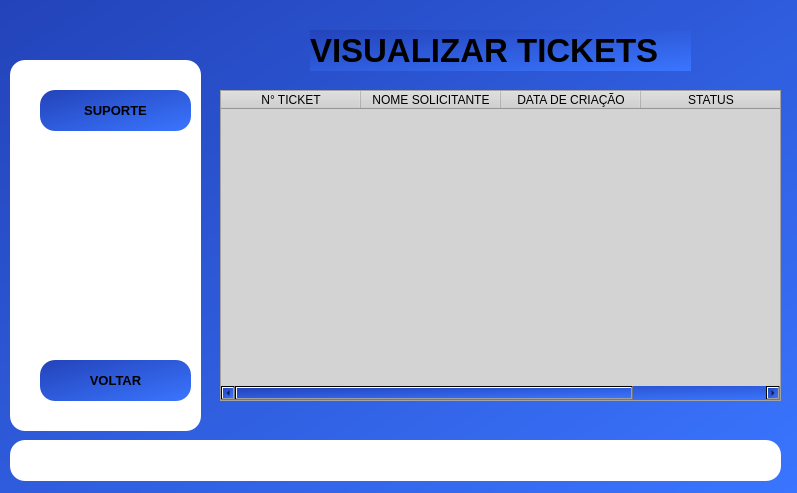
<?xml version="1.0" encoding="UTF-8"?>
<ui version="4.0">
 <class>MainWindow</class>
 <widget class="QMainWindow" name="MainWindow">
  <property name="geometry">
   <rect>
    <x>0</x>
    <y>0</y>
    <width>797</width>
    <height>493</height>
   </rect>
  </property>
  <property name="maximumSize">
   <size>
    <width>797</width>
    <height>493</height>
   </size>
  </property>
  <property name="windowTitle">
   <string>Visualizar Tickets</string>
  </property>
  <property name="styleSheet">
   <string notr="true">background-color: qlineargradient(spread:pad, x1:0, y1:0, x2:1, y2:1, stop:0 rgba(35, 67, 185, 255), stop:1 rgba(58, 117, 255, 255));</string>
  </property>
  <widget class="QWidget" name="centralwidget">
   <widget class="QLabel" name="menu">
    <property name="geometry">
     <rect>
      <x>10</x>
      <y>60</y>
      <width>191</width>
      <height>371</height>
     </rect>
    </property>
    <property name="styleSheet">
     <string notr="true">border-radius:15px;
background-color: rgb(255, 255, 255);</string>
    </property>
    <property name="text">
     <string/>
    </property>
   </widget>
   <widget class="QLabel" name="titulo">
    <property name="geometry">
     <rect>
      <x>310</x>
      <y>30</y>
      <width>381</width>
      <height>41</height>
     </rect>
    </property>
    <property name="font">
     <font>
      <pointsize>25</pointsize>
      <weight>75</weight>
      <bold>true</bold>
     </font>
    </property>
    <property name="styleSheet">
     <string notr="true"/>
    </property>
    <property name="text">
     <string>VISUALIZAR TICKETS</string>
    </property>
   </widget>
   <widget class="QPushButton" name="Bsuporte">
    <property name="geometry">
     <rect>
      <x>40</x>
      <y>90</y>
      <width>151</width>
      <height>41</height>
     </rect>
    </property>
    <property name="font">
     <font>
      <pointsize>10</pointsize>
      <weight>75</weight>
      <bold>true</bold>
     </font>
    </property>
    <property name="styleSheet">
     <string notr="true">border-radius: 15px;
background-color: qlineargradient(spread:pad, x1:0, y1:0, x2:1, y2:1, stop:0 rgba(35, 67, 185, 255), stop:1 rgba(58, 117, 255, 255));</string>
    </property>
    <property name="text">
     <string>SUPORTE</string>
    </property>
    <property name="icon">
     <iconset>
      <normaloff>icons/suporte-tecnico.png</normaloff>icons/suporte-tecnico.png</iconset>
    </property>
   </widget>
   <widget class="QLabel" name="fundologue">
    <property name="geometry">
     <rect>
      <x>10</x>
      <y>440</y>
      <width>771</width>
      <height>41</height>
     </rect>
    </property>
    <property name="styleSheet">
     <string notr="true">border-radius:15px;
background-color: rgb(255, 255, 255);</string>
    </property>
    <property name="text">
     <string/>
    </property>
   </widget>
   <widget class="QLabel" name="logue">
    <property name="geometry">
     <rect>
      <x>210</x>
      <y>450</y>
      <width>411</width>
      <height>21</height>
     </rect>
    </property>
    <property name="font">
     <font>
      <pointsize>10</pointsize>
      <weight>75</weight>
      <bold>true</bold>
     </font>
    </property>
    <property name="styleSheet">
     <string notr="true">background-color: rgb(255, 255, 255);</string>
    </property>
    <property name="text">
     <string/>
    </property>
   </widget>
   <widget class="QPushButton" name="Bvoltar">
    <property name="geometry">
     <rect>
      <x>40</x>
      <y>360</y>
      <width>151</width>
      <height>41</height>
     </rect>
    </property>
    <property name="font">
     <font>
      <pointsize>10</pointsize>
      <weight>75</weight>
      <bold>true</bold>
     </font>
    </property>
    <property name="styleSheet">
     <string notr="true">border-radius: 15px;
background-color: qlineargradient(spread:pad, x1:0, y1:0, x2:1, y2:1, stop:0 rgba(35, 67, 185, 255), stop:1 rgba(58, 117, 255, 255));</string>
    </property>
    <property name="text">
     <string>VOLTAR</string>
    </property>
    <property name="icon">
     <iconset>
      <normaloff>icons/voltar.png</normaloff>icons/voltar.png</iconset>
    </property>
   </widget>
   <widget class="QTableWidget" name="tableWidget">
    <property name="geometry">
     <rect>
      <x>220</x>
      <y>90</y>
      <width>561</width>
      <height>311</height>
     </rect>
    </property>
    <property name="styleSheet">
     <string notr="true">background-color: rgb(211, 211, 211);</string>
    </property>
    <attribute name="horizontalHeaderDefaultSectionSize">
     <number>140</number>
    </attribute>
    <column>
     <property name="text">
      <string>N° TICKET</string>
     </property>
    </column>
    <column>
     <property name="text">
      <string>NOME SOLICITANTE</string>
     </property>
    </column>
    <column>
     <property name="text">
      <string>DATA DE CRIAÇÃO</string>
     </property>
    </column>
    <column>
     <property name="text">
      <string>STATUS</string>
     </property>
    </column>
   </widget>
  </widget>
 </widget>
 <resources/>
 <connections/>
</ui>
